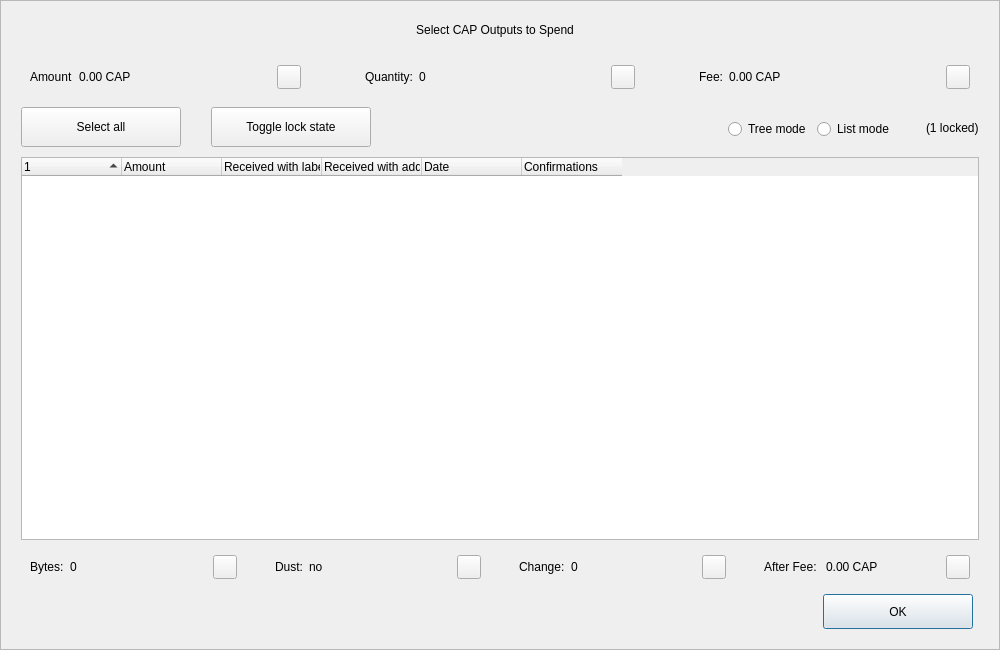
<?xml version="1.0" encoding="UTF-8"?>
<ui version="4.0">
 <class>CoinControlDialog</class>
 <widget class="QDialog" name="CoinControlDialog">
  <property name="geometry">
   <rect>
    <x>0</x>
    <y>0</y>
    <width>1000</width>
    <height>650</height>
   </rect>
  </property>
  <property name="minimumSize">
   <size>
    <width>950</width>
    <height>650</height>
   </size>
  </property>
  <property name="windowTitle">
   <string>Coin Selection</string>
  </property>
  <property name="styleSheet">
   <string notr="true"/>
  </property>
  <layout class="QVBoxLayout" name="verticalLayout">
   <property name="spacing">
    <number>0</number>
   </property>
   <property name="leftMargin">
    <number>0</number>
   </property>
   <property name="topMargin">
    <number>0</number>
   </property>
   <property name="rightMargin">
    <number>0</number>
   </property>
   <property name="bottomMargin">
    <number>0</number>
   </property>
   <item>
    <widget class="QFrame" name="frameContainer">
     <property name="toolTipDuration">
      <number>0</number>
     </property>
     <property name="frameShape">
      <enum>QFrame::StyledPanel</enum>
     </property>
     <property name="frameShadow">
      <enum>QFrame::Raised</enum>
     </property>
     <layout class="QVBoxLayout" name="verticalLayout_2">
      <property name="leftMargin">
       <number>0</number>
      </property>
      <property name="rightMargin">
       <number>0</number>
      </property>
      <property name="bottomMargin">
       <number>20</number>
      </property>
      <item>
       <layout class="QHBoxLayout" name="horizontalLayout_12">
        <property name="spacing">
         <number>0</number>
        </property>
        <property name="leftMargin">
         <number>20</number>
        </property>
        <property name="rightMargin">
         <number>30</number>
        </property>
        <item>
         <spacer name="horizontalSpacer_4">
          <property name="orientation">
           <enum>Qt::Horizontal</enum>
          </property>
          <property name="sizeHint" stdset="0">
           <size>
            <width>40</width>
            <height>20</height>
           </size>
          </property>
         </spacer>
        </item>
        <item>
         <widget class="QLabel" name="labelTitle">
          <property name="minimumSize">
           <size>
            <width>0</width>
            <height>40</height>
           </size>
          </property>
          <property name="maximumSize">
           <size>
            <width>16777215</width>
            <height>40</height>
           </size>
          </property>
          <property name="text">
           <string>Select CAP Outputs to Spend</string>
          </property>
          <property name="alignment">
           <set>Qt::AlignCenter</set>
          </property>
          <property name="margin">
           <number>7</number>
          </property>
         </widget>
        </item>
        <item>
         <spacer name="horizontalSpacer_5">
          <property name="orientation">
           <enum>Qt::Horizontal</enum>
          </property>
          <property name="sizeHint" stdset="0">
           <size>
            <width>40</width>
            <height>20</height>
           </size>
          </property>
         </spacer>
        </item>
       </layout>
      </item>
      <item>
       <layout class="QHBoxLayout" name="horizontalLayout_8">
        <property name="leftMargin">
         <number>20</number>
        </property>
        <property name="rightMargin">
         <number>20</number>
        </property>
        <item>
         <widget class="QWidget" name="layoutAmount" native="true">
          <layout class="QHBoxLayout" name="horizontalLayout_9" stretch="0,1,0">
           <item>
            <widget class="QLabel" name="labelCoinControlAmountText">
             <property name="text">
              <string>Amount</string>
             </property>
            </widget>
           </item>
           <item>
            <widget class="QLabel" name="labelCoinControlAmount">
             <property name="text">
              <string>0.00 CAP</string>
             </property>
            </widget>
           </item>
           <item alignment="Qt::AlignHCenter|Qt::AlignVCenter">
            <widget class="QPushButton" name="pushButtonAmount">
             <property name="minimumSize">
              <size>
               <width>0</width>
               <height>24</height>
              </size>
             </property>
             <property name="maximumSize">
              <size>
               <width>24</width>
               <height>26</height>
              </size>
             </property>
             <property name="focusPolicy">
              <enum>Qt::NoFocus</enum>
             </property>
             <property name="styleSheet">
              <string notr="true">padding-bottom:2px;
padding-right:4px;</string>
             </property>
             <property name="text">
              <string/>
             </property>
            </widget>
           </item>
          </layout>
         </widget>
        </item>
        <item>
         <spacer name="horizontalSpacer_2">
          <property name="orientation">
           <enum>Qt::Horizontal</enum>
          </property>
          <property name="sizeType">
           <enum>QSizePolicy::Fixed</enum>
          </property>
          <property name="sizeHint" stdset="0">
           <size>
            <width>40</width>
            <height>20</height>
           </size>
          </property>
         </spacer>
        </item>
        <item>
         <widget class="QWidget" name="layoutQuantity" native="true">
          <layout class="QHBoxLayout" name="horizontalLayout_10" stretch="0,1,0">
           <item>
            <widget class="QLabel" name="labelCoinControlQuantityText">
             <property name="text">
              <string>Quantity:</string>
             </property>
            </widget>
           </item>
           <item>
            <widget class="QLabel" name="labelCoinControlQuantity">
             <property name="text">
              <string>0</string>
             </property>
            </widget>
           </item>
           <item alignment="Qt::AlignHCenter|Qt::AlignVCenter">
            <widget class="QPushButton" name="pushButtonQuantity">
             <property name="minimumSize">
              <size>
               <width>0</width>
               <height>24</height>
              </size>
             </property>
             <property name="maximumSize">
              <size>
               <width>24</width>
               <height>26</height>
              </size>
             </property>
             <property name="focusPolicy">
              <enum>Qt::NoFocus</enum>
             </property>
             <property name="styleSheet">
              <string notr="true">padding-bottom:2px;
               padding-right:4px;</string>
             </property>
             <property name="text">
              <string/>
             </property>
            </widget>
           </item>
          </layout>
         </widget>
        </item>
        <item>
         <spacer name="horizontalSpacer_22">
          <property name="orientation">
           <enum>Qt::Horizontal</enum>
          </property>
          <property name="sizeType">
           <enum>QSizePolicy::Fixed</enum>
          </property>
          <property name="sizeHint" stdset="0">
           <size>
            <width>40</width>
            <height>20</height>
           </size>
          </property>
         </spacer>
        </item>
        <item>
         <widget class="QWidget" name="layoutFee" native="true">
          <layout class="QHBoxLayout" name="horizontalLayout_11" stretch="0,1,0">
           <item>
            <widget class="QLabel" name="labelCoinControlFeeText">
             <property name="text">
              <string>Fee:</string>
             </property>
            </widget>
           </item>
           <item>
            <widget class="QLabel" name="labelCoinControlFee">
             <property name="text">
              <string>0.00 CAP</string>
             </property>
            </widget>
           </item>
           <item alignment="Qt::AlignHCenter|Qt::AlignVCenter">
            <widget class="QPushButton" name="pushButtonFee">
             <property name="minimumSize">
              <size>
               <width>0</width>
               <height>24</height>
              </size>
             </property>
             <property name="maximumSize">
              <size>
               <width>24</width>
               <height>26</height>
              </size>
             </property>
             <property name="focusPolicy">
              <enum>Qt::NoFocus</enum>
             </property>
             <property name="styleSheet">
              <string notr="true">padding-bottom:2px;
               padding-right:4px;</string>
             </property>
             <property name="text">
              <string/>
             </property>
            </widget>
           </item>
          </layout>
         </widget>
        </item>
       </layout>
      </item>
      <item>
       <widget class="QFrame" name="frame">
        <property name="minimumSize">
         <size>
          <width>0</width>
          <height>40</height>
         </size>
        </property>
        <property name="styleSheet">
         <string notr="true">#frame {
	border:0;
}</string>
        </property>
        <property name="frameShape">
         <enum>QFrame::StyledPanel</enum>
        </property>
        <property name="frameShadow">
         <enum>QFrame::Sunken</enum>
        </property>
        <layout class="QHBoxLayout" name="horizontalLayout">
         <property name="spacing">
          <number>0</number>
         </property>
         <property name="leftMargin">
          <number>20</number>
         </property>
         <property name="topMargin">
          <number>0</number>
         </property>
         <property name="rightMargin">
          <number>20</number>
         </property>
         <property name="bottomMargin">
          <number>0</number>
         </property>
         <item>
          <layout class="QHBoxLayout" name="horizontalLayoutPanel" stretch="0,0,0,0,0,0">
           <property name="spacing">
            <number>20</number>
           </property>
           <item>
            <widget class="QPushButton" name="pushButtonSelectAll">
             <property name="sizePolicy">
              <sizepolicy hsizetype="Maximum" vsizetype="Fixed">
               <horstretch>0</horstretch>
               <verstretch>0</verstretch>
              </sizepolicy>
             </property>
             <property name="minimumSize">
              <size>
               <width>160</width>
               <height>40</height>
              </size>
             </property>
             <property name="maximumSize">
              <size>
               <width>16777215</width>
               <height>40</height>
              </size>
             </property>
             <property name="text">
              <string>Select all</string>
             </property>
             <property name="checkable">
              <bool>true</bool>
             </property>
             <property name="checked">
              <bool>false</bool>
             </property>
             <property name="autoExclusive">
              <bool>false</bool>
             </property>
             <property name="autoDefault">
              <bool>false</bool>
             </property>
            </widget>
           </item>
           <item>
            <spacer name="horizontalSpacer_6">
             <property name="orientation">
              <enum>Qt::Horizontal</enum>
             </property>
             <property name="sizeType">
              <enum>QSizePolicy::Fixed</enum>
             </property>
             <property name="sizeHint" stdset="0">
              <size>
               <width>10</width>
               <height>20</height>
              </size>
             </property>
            </spacer>
           </item>
           <item>
            <widget class="QPushButton" name="pushButtonToggleLock">
             <property name="sizePolicy">
              <sizepolicy hsizetype="Maximum" vsizetype="Fixed">
               <horstretch>0</horstretch>
               <verstretch>0</verstretch>
              </sizepolicy>
             </property>
             <property name="minimumSize">
              <size>
               <width>160</width>
               <height>40</height>
              </size>
             </property>
             <property name="maximumSize">
              <size>
               <width>16777215</width>
               <height>40</height>
              </size>
             </property>
             <property name="text">
              <string>Toggle lock state</string>
             </property>
             <property name="checkable">
              <bool>true</bool>
             </property>
             <property name="autoExclusive">
              <bool>false</bool>
             </property>
             <property name="autoDefault">
              <bool>false</bool>
             </property>
            </widget>
           </item>
           <item>
            <spacer name="horizontalSpacer_7">
             <property name="orientation">
              <enum>Qt::Horizontal</enum>
             </property>
             <property name="sizeType">
              <enum>QSizePolicy::Expanding</enum>
             </property>
             <property name="sizeHint" stdset="0">
              <size>
               <width>30</width>
               <height>20</height>
              </size>
             </property>
            </spacer>
           </item>
           <item alignment="Qt::AlignRight">
            <widget class="QGroupBox" name="groupBox_2">
             <property name="styleSheet">
              <string notr="true">#groupBox_2 {
    background-color:transparent;
    border-radius:0;
}</string>
             </property>
             <property name="title">
              <string/>
             </property>
             <layout class="QHBoxLayout" name="horizontalLayout_14">
              <item>
               <widget class="QRadioButton" name="radioTreeMode">
                <property name="sizePolicy">
                 <sizepolicy hsizetype="Maximum" vsizetype="Fixed">
                  <horstretch>0</horstretch>
                  <verstretch>0</verstretch>
                 </sizepolicy>
                </property>
                <property name="text">
                 <string>Tree mode</string>
                </property>
               </widget>
              </item>
              <item>
               <widget class="QRadioButton" name="radioListMode">
                <property name="sizePolicy">
                 <sizepolicy hsizetype="Maximum" vsizetype="Fixed">
                  <horstretch>0</horstretch>
                  <verstretch>0</verstretch>
                 </sizepolicy>
                </property>
                <property name="text">
                 <string>List mode</string>
                </property>
                <property name="checked">
                 <bool>false</bool>
                </property>
               </widget>
              </item>
             </layout>
            </widget>
           </item>
           <item>
            <widget class="QLabel" name="labelLocked">
             <property name="text">
              <string>(1 locked)</string>
             </property>
            </widget>
           </item>
          </layout>
         </item>
        </layout>
       </widget>
      </item>
      <item>
       <layout class="QHBoxLayout" name="horizontalLayout_13">
        <property name="leftMargin">
         <number>20</number>
        </property>
        <property name="rightMargin">
         <number>20</number>
        </property>
        <item>
         <widget class="CoinControlTreeWidget" name="treeWidget">
          <property name="contextMenuPolicy">
           <enum>Qt::CustomContextMenu</enum>
          </property>
          <property name="styleSheet">
           <string notr="true"/>
          </property>
          <property name="sortingEnabled">
           <bool>false</bool>
          </property>
          <property name="columnCount">
           <number>6</number>
          </property>
          <attribute name="headerShowSortIndicator" stdset="0">
           <bool>true</bool>
          </attribute>
          <attribute name="headerStretchLastSection">
           <bool>false</bool>
          </attribute>
          <column>
           <property name="text">
            <string/>
           </property>
          </column>
          <column>
           <property name="text">
            <string>Amount</string>
           </property>
          </column>
          <column>
           <property name="text">
            <string>Received with label</string>
           </property>
          </column>
          <column>
           <property name="text">
            <string>Received with address</string>
           </property>
          </column>
          <column>
           <property name="text">
            <string>Date</string>
           </property>
          </column>
          <column>
           <property name="text">
            <string>Confirmations</string>
           </property>
           <property name="toolTip">
            <string>Confirmed</string>
           </property>
          </column>
         </widget>
        </item>
       </layout>
      </item>
      <item>
       <layout class="QHBoxLayout" name="horizontalLayout_3">
        <property name="spacing">
         <number>20</number>
        </property>
        <property name="leftMargin">
         <number>20</number>
        </property>
        <property name="rightMargin">
         <number>20</number>
        </property>
        <item>
         <widget class="QWidget" name="layoutBytes" native="true">
          <layout class="QHBoxLayout" name="horizontalLayout_4" stretch="0,1,0">
           <item>
            <widget class="QLabel" name="labelCoinControlBytesText">
             <property name="text">
              <string>Bytes:</string>
             </property>
            </widget>
           </item>
           <item>
            <widget class="QLabel" name="labelCoinControlBytes">
             <property name="text">
              <string>0</string>
             </property>
            </widget>
           </item>
           <item alignment="Qt::AlignHCenter|Qt::AlignVCenter">
            <widget class="QPushButton" name="pushButtonBytes">
             <property name="minimumSize">
              <size>
               <width>0</width>
               <height>24</height>
              </size>
             </property>
             <property name="maximumSize">
              <size>
               <width>24</width>
               <height>26</height>
              </size>
             </property>
             <property name="focusPolicy">
              <enum>Qt::NoFocus</enum>
             </property>
             <property name="styleSheet">
              <string notr="true">padding-bottom:2px;
               padding-right:4px;</string>
             </property>
             <property name="text">
              <string/>
             </property>
            </widget>
           </item>
          </layout>
         </widget>
        </item>
        <item>
         <widget class="QWidget" name="layoutDust" native="true">
          <layout class="QHBoxLayout" name="horizontalLayout_5" stretch="0,1,0">
           <item>
            <widget class="QLabel" name="labelCoinControlLowOutputText">
             <property name="text">
              <string>Dust:</string>
             </property>
            </widget>
           </item>
           <item>
            <widget class="QLabel" name="labelCoinControlLowOutput">
             <property name="text">
              <string>no</string>
             </property>
            </widget>
           </item>
           <item alignment="Qt::AlignHCenter|Qt::AlignVCenter">
            <widget class="QPushButton" name="pushButtonDust">
             <property name="minimumSize">
              <size>
               <width>0</width>
               <height>24</height>
              </size>
             </property>
             <property name="maximumSize">
              <size>
               <width>24</width>
               <height>26</height>
              </size>
             </property>
             <property name="focusPolicy">
              <enum>Qt::NoFocus</enum>
             </property>
             <property name="styleSheet">
              <string notr="true">padding-bottom:2px;
               padding-right:4px;</string>
             </property>
             <property name="text">
              <string/>
             </property>
            </widget>
           </item>
          </layout>
         </widget>
        </item>
        <item>
         <widget class="QWidget" name="layoutChange" native="true">
          <layout class="QHBoxLayout" name="horizontalLayout_6" stretch="0,1,0">
           <item>
            <widget class="QLabel" name="labelCoinControlChangeText">
             <property name="text">
              <string>Change:</string>
             </property>
            </widget>
           </item>
           <item>
            <widget class="QLabel" name="labelCoinControlChange">
             <property name="text">
              <string>0</string>
             </property>
            </widget>
           </item>
           <item alignment="Qt::AlignHCenter|Qt::AlignVCenter">
            <widget class="QPushButton" name="pushButtonChange">
             <property name="minimumSize">
              <size>
               <width>0</width>
               <height>24</height>
              </size>
             </property>
             <property name="maximumSize">
              <size>
               <width>24</width>
               <height>26</height>
              </size>
             </property>
             <property name="focusPolicy">
              <enum>Qt::NoFocus</enum>
             </property>
             <property name="styleSheet">
              <string notr="true">padding-bottom:2px;
               padding-right:4px;</string>
             </property>
             <property name="text">
              <string/>
             </property>
            </widget>
           </item>
          </layout>
         </widget>
        </item>
        <item>
         <widget class="QWidget" name="layoutAfter" native="true">
          <layout class="QHBoxLayout" name="horizontalLayout_7" stretch="0,1,0">
           <item>
            <widget class="QLabel" name="labelCoinControlAfterFeeText">
             <property name="text">
              <string>After Fee: </string>
             </property>
            </widget>
           </item>
           <item>
            <widget class="QLabel" name="labelCoinControlAfterFee">
             <property name="text">
              <string>0.00 CAP</string>
             </property>
            </widget>
           </item>
           <item alignment="Qt::AlignHCenter|Qt::AlignVCenter">
            <widget class="QPushButton" name="pushButtonAlterFee">
             <property name="minimumSize">
              <size>
               <width>0</width>
               <height>24</height>
              </size>
             </property>
             <property name="maximumSize">
              <size>
               <width>24</width>
               <height>26</height>
              </size>
             </property>
             <property name="focusPolicy">
              <enum>Qt::NoFocus</enum>
             </property>
             <property name="styleSheet">
              <string notr="true">padding-bottom:2px;
               padding-right:4px;</string>
             </property>
             <property name="text">
              <string/>
             </property>
            </widget>
           </item>
          </layout>
         </widget>
        </item>
       </layout>
      </item>
      <item>
       <layout class="QHBoxLayout" name="horizontalLayout_2">
        <property name="spacing">
         <number>0</number>
        </property>
        <property name="leftMargin">
         <number>20</number>
        </property>
        <property name="rightMargin">
         <number>26</number>
        </property>
        <item>
         <spacer name="horizontalSpacer_3">
          <property name="orientation">
           <enum>Qt::Horizontal</enum>
          </property>
          <property name="sizeHint" stdset="0">
           <size>
            <width>558</width>
            <height>20</height>
           </size>
          </property>
         </spacer>
        </item>
        <item>
         <widget class="QPushButton" name="pushButtonOk">
          <property name="minimumSize">
           <size>
            <width>150</width>
            <height>35</height>
           </size>
          </property>
          <property name="text">
           <string>OK</string>
          </property>
         </widget>
        </item>
       </layout>
      </item>
     </layout>
    </widget>
   </item>
  </layout>
 </widget>
 <customwidgets>
  <customwidget>
   <class>CoinControlTreeWidget</class>
   <extends>QTreeWidget</extends>
   <header>coincontroltreewidget.h</header>
  </customwidget>
 </customwidgets>
 <resources/>
 <connections/>
</ui>
